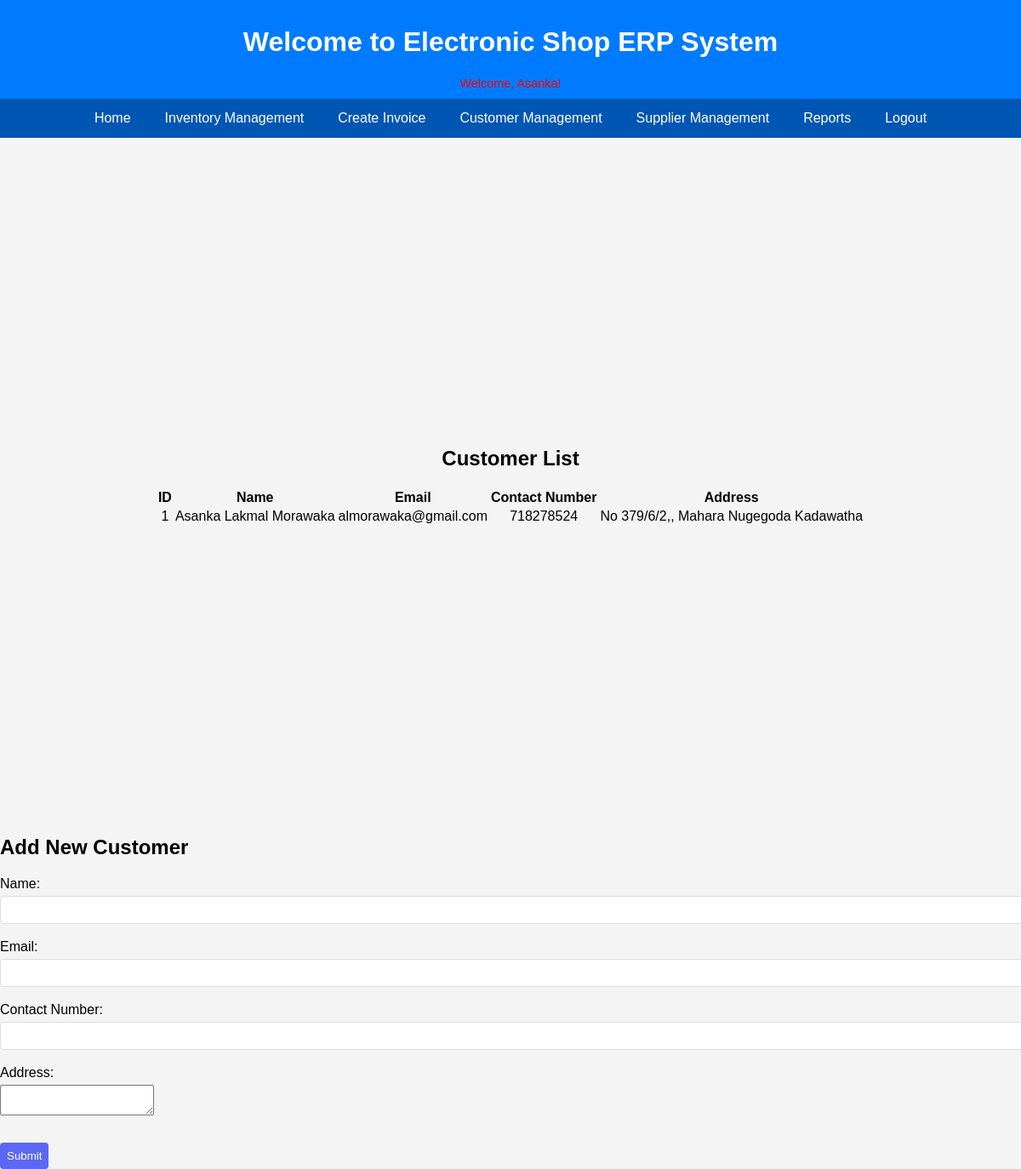
Page /customer_management.php (signed in) on the committed database.
### tables this page shows
CREATE TABLE IF NOT EXISTS `customers` (
  `id` int NOT NULL AUTO_INCREMENT,
  `name` varchar(255) DEFAULT NULL,
  `email` varchar(100) DEFAULT NULL,
  `contact_number` int DEFAULT NULL,
  `address` varchar(255) NOT NULL,
  `registration_date` timestamp NOT NULL DEFAULT CURRENT_TIMESTAMP,
  PRIMARY KEY (`id`),
  UNIQUE KEY `email` (`email`)
);

### customer_management.php (the view, shortened to what this page needs)
<?php
$host = 'localhost';
$username = 'root';
$password = '123';
$database = 'ElectronicsShop';
$conn = new mysqli($host, $username, $password, $database);
$sql = "SELECT id, name, email, contact_number, address FROM customers";
$result = $conn->query($sql);
?>
<!DOCTYPE html>
<html lang="en">
<head>
    <link rel="stylesheet" href="styles.css">
</head>
<body>
    <header>
        <h1>Welcome to Electronic Shop ERP System</h1>
        <p>Welcome, <?php echo htmlspecialchars($_SESSION['username']); ?>!</p>
    </header>
    <nav>
        <ul>
            <li><a href="index.php">Home</a></li>
            <li><a href="manage_stock.php">Inventory Management</a></li>
            <li><a href="create_invoice.php">Create Invoice</a></li>
            <li><a href="customer_management.php">Customer Management</a></li>
            <li><a href="supplier_management.php">Supplier Management</a></li>
            <li><a href="reports.php">Reports</a></li>
            <li><a href="logout.php">Logout</a></li>
        </ul>
    </nav>
    <div class="content">
        <h2>Customer List</h2>
        <table>
            <thead>
                <tr>
                    <th>ID</th>
                    <th>Name</th>
                    <th>Email</th>
                    <th>Contact Number</th>
                    <th>Address</th>
                </tr>
            </thead>
            <tbody>
                <?php
                if ($result->num_rows > 0) {
                    while ($row = $result->fetch_assoc()) {
                        echo "<tr>
                                <td>{$row['id']}</td>
                                <td>{$row['name']}</td>
                                <td>{$row['email']}</td>
                                <td>{$row['contact_number']}</td>
                                <td>{$row['address']}</td>
                              </tr>";
                    }
                } else {
                    echo "<tr><td colspan='5'>No customers found</td></tr>";
                }
                ?>
            </tbody>
        </table>
    </div>
<h2>Add New Customer</h2>
<form action="" method="post">
    <label for="name">Name:</label>
    <input type="text" id="name" name="name" required><br><br>
    <label for="email">Email:</label>
    <input type="email" id="email" name="email" required><br><br>
    <label for="contact">Contact Number:</label>
    <input type="text" id="contact" name="contact"><br><br>
    <label for="address">Address:</label>
    <textarea id="address" name="address"></textarea><br><br>
    <input type="submit" value="Submit">
</form>
</body>
</html>

### styles.css (style rules this page uses)
body { margin: 0; padding: 0; font-family: Arial, sans-serif; background-color: #76c4f4; font-family: Arial, sans-serif; background-color: #f4f4f4; margin: 0; padding: 0; }
header { background-color: #007BFF; color: white; padding: 10px 20px; text-align: center; }
header p { margin: 5px 0 0; }
nav { background-color: #0056b3; overflow: hidden; }
nav ul { list-style-type: none; padding: 0; margin: 0; display: flex; justify-content: center; }
nav ul li { float: left; }
nav ul li a { display: block; color: white; text-align: center; padding: 14px 20px; text-decoration: none; }
label { display: block; margin-bottom: 5px; }
input[type="text"], input[type="password"], input[type="email"], input[type="submit"] { width: 100%; padding: 8px; border: 1px solid #ddd; border-radius: 4px; }
input[type="submit"] { background-color: #5C67F2; color: white; border: none; cursor: pointer; }
p { color: red; font-size: 0.9em; }
input[type="submit"] { width: auto; margin-top: 10px; }
.content { display: flex; flex-direction: column; align-items: center; justify-content: center; height: 100vh; text-align: center; }
a { color: #0056b3; text-decoration: none; }

### rows in the picture
customers: id "1", name "Asanka Lakmal Morawaka", email "almorawaka@gmail.com", contact_number "718278524", address "No 379/6/2,, Mahara Nugegoda Kadawatha"

### other values in the picture
$_SESSION['username'] "Asanka"
